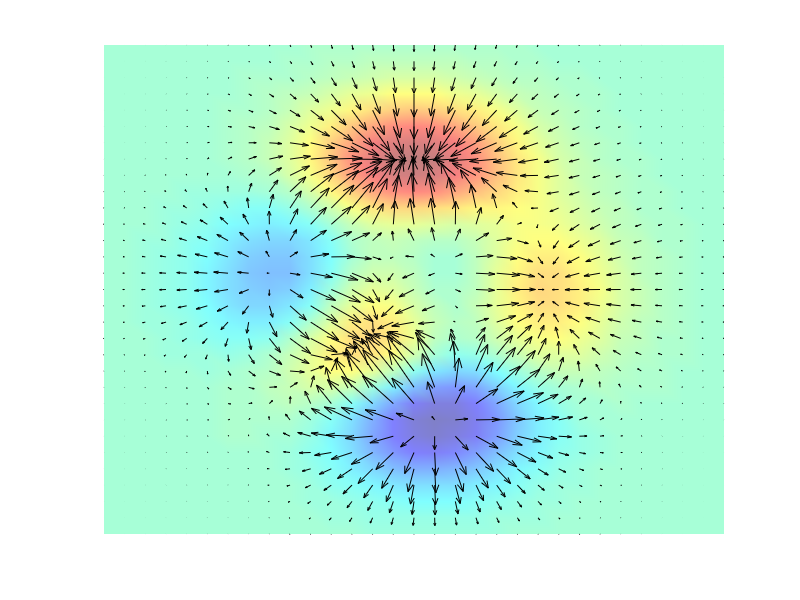

Here is the MATLAB script that generated this plot:
%% Quiver
% This example shows how to superimpose QUIVER on top of a PCOLOR plot with
% interpolated shading. The function shown is the PEAKS function.
    
% Copyright 1984-2014 The MathWorks, Inc.

x = -3:.2:3;
y = -3:.2:3;
clf
[xx,yy] = meshgrid(x,y);
zz = peaks(xx,yy);
hold on
pcolor(x,y,zz);
axis([-3 3 -3 3]);
colormap((jet+white)/2);
shading interp
[px,py] = gradient(zz,.2,.2);
quiver(x,y,px,py,2,'k');
axis off
hold off
